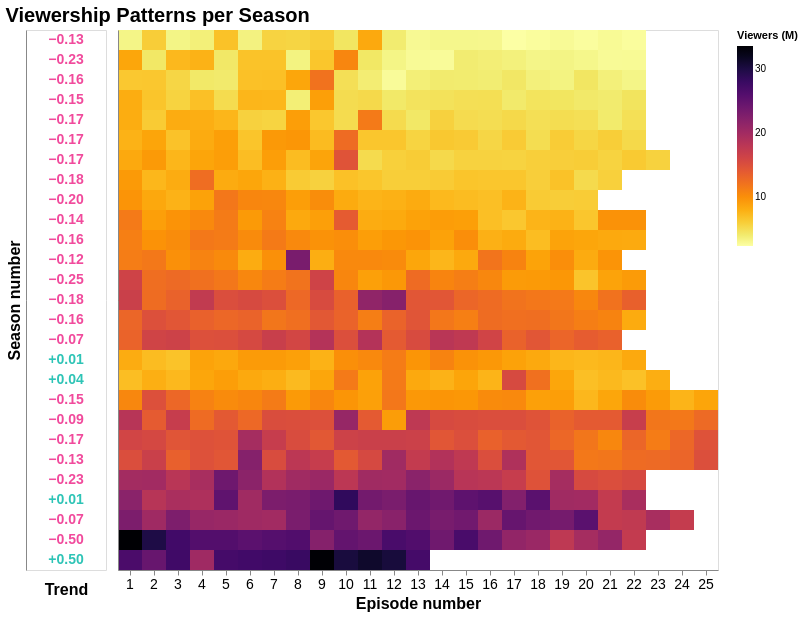

The notebook cell this image was saved under:
### Markdown cell above
**Design Decisions:**
- **Heatmap and line chart combination:** While heatmaps are good at revealing local maximums, people may have difficulties to visually calculate a rate of change across a color gradient. Moreover, I found that the general pattern is not directly clear. To help the user, a linear regression slope column explicitly displays alongside the data, providing a definitive, quantitative answer for whether a season historically gained or lost viewers throughout its run. The trend indicator represents the average change in viewers per episode across a given season.
- **Double level of analysis:** The composite layout bridges two levels of analysis. The heatmap provides the "Micro" view (episode-to-episode volatility), while the trend column provides the "Macro" view (audience trajectory).
- **Diverging color code:**  In the trend, teal is used for positive growth, pink for decrease, allowing for quick scanning to identify seasons with strong audience retention.

### Code cell
unique_trend_df = df[['season', 'trend_slope']].drop_duplicates(subset=['season'])

trend_chart = alt.Chart(unique_trend_df).mark_text(fontWeight='bold', align='center', fontSize=14).encode(
    y=alt.Y('season:O', sort='descending', title='Season number', axis=alt.Axis(ticks=False, labels=False)), 
    x=alt.X('dummy:O', title='Trend', axis=alt.Axis(
        labels=True,              
        labelColor='transparent', 
        ticks=True,               
        tickColor='transparent',  
        domain=False              
    )),
    text=alt.Text('trend_slope:Q', format='+.2f'), 
    color=alt.condition(
        alt.datum.trend_slope > 0,
        alt.value("#2ec4b6"), 
        alt.value("#F14A9C")  
    ),
    tooltip=[
        alt.Tooltip('trend_slope:Q', title='Total Viewers Changed', format='+.2f')
    ]
).transform_calculate(
    dummy="' '" 
).properties(
    height=alt.Step(20),
    width=80
)

chart5 = alt.Chart(df).mark_rect().encode(
    x=alt.X('number_in_season:O', title='Episode number', axis=alt.Axis(labelAngle=0)),
    y=alt.Y('season:O', title=None, axis=alt.Axis(labels=False, ticks=False), sort='descending'),
    color=alt.Color('us_viewers_in_millions:Q', title='Viewers (M)', scale=alt.Scale(scheme='inferno', reverse=True)),
    tooltip=['season:N', 'number_in_season:Q', 'us_viewers_in_millions:Q', 'title:N']
).properties(
    height=alt.Step(20),
    width=600
)

final_heatmap = alt.hconcat(trend_chart, chart5, spacing=10).properties(
    title="Viewership Patterns per Season"
).configure_axis(
    labelFontSize=14,
    titleFontSize=16
).configure_title(
    fontSize=20
)

final_heatmap

### Figure 1 — Vega-Lite specification as saved in the notebook (floating-point values rounded to 4 significant figures; data arrays with more than 128 entries replaced by an {"elided": "..."} marker saying what was removed)
{"view": {"stroke": "transparent"}, "range": {"category": ["#009DDC", "#F05E23", "#F14A9C", "#D1B271", "#4C76B6"], "heatmap": ["#009DDC", "#FFFFFF", "#F14A9C"]}, "title": "Viewership Patterns per Season", "axis": {"labelColor": "#333333", "titleColor": "#F14A9C", "gridColor": "#D0D0D0"}, "hconcat": [{"data": {"name": "data-ed9c70d74dd61cd863da6e2410d9578a"}, "mark": {"type": "text", "align": "center", "fontSize": 14, "fontWeight": "bold"}, "encoding": {"color": {"condition": {"test": "(datum.trend_slope > 0)", "value": "#2ec4b6"}, "value": "#F14A9C"}, "text": {"field": "trend_slope", "format": "+.2f", "type": "quantitative"}, "tooltip": [{"field": "trend_slope", "format": "+.2f", "title": "Total Viewers Changed", "type": "quantitative"}], "x": {"axis": {"domain": false, "labelColor": "transparent", "labels": true, "tickColor": "transparent", "ticks": true}, "field": "dummy", "title": "Trend", "type": "ordinal"}, "y": {"axis": {"labels": false, "ticks": false}, "field": "season", "sort": "descending", "title": "Season number", "type": "ordinal"}}, "height": {"step": 20}, "transform": [{"calculate": "' '", "as": "dummy"}], "width": 80}, {"data": {"name": "data-4687b6920a059db46d3859a54348e2a0"}, "mark": {"type": "rect"}, "encoding": {"color": {"field": "us_viewers_in_millions", "scale": {"reverse": true, "scheme": "inferno"}, "title": "Viewers (M)", "type": "quantitative"}, "tooltip": [{"field": "season", "type": "nominal"}, {"field": "number_in_season", "type": "ordinal"}, {"field": "us_viewers_in_millions", "type": "quantitative"}, {"field": "title", "type": "nominal"}], "x": {"axis": {"labelAngle": 0}, "field": "number_in_season", "title": "Episode number", "type": "ordinal"}, "y": {"axis": {"labels": false, "ticks": false}, "field": "season", "sort": "descending", "title": null, "type": "ordinal"}}, "height": {"step": 20}, "width": 600}], "config": {"axis": {"labelFontSize": 14, "titleFontSize": 16}, "title": {"fontSize": 20}}, "spacing": 10, "$schema": "https://vega.github.io/schema/vega-lite/v6.1.0.json", "datasets": {"data-ed9c70d74dd61cd863da6e2410d9578a": [{"season": 1, "trend_slope": 0.4967}, {"season": 2, "trend_slope": -0.4994}, {"season": 3, "trend_slope": -0.06852}, {"season": 4, "trend_slope": 0.008752}, {"season": 5, "trend_slope": -0.2291}, {"season": 6, "trend_slope": -0.1333}, {"season": 7, "trend_slope": -0.1745}, {"season": 8, "trend_slope": -0.09199}, {"season": 9, "trend_slope": -0.1532}, {"season": 10, "trend_slope": 0.03665}, {"season": 11, "trend_slope": 0.0115}, {"season": 12, "trend_slope": -0.07091}, {"season": 13, "trend_slope": -0.1593}, {"season": 14, "trend_slope": -0.177}, {"season": 15, "trend_slope": -0.2494}, {"season": 16, "trend_slope": -0.1191}, {"season": 17, "trend_slope": -0.1591}, {"season": 18, "trend_slope": -0.1371}, {"season": 19, "trend_slope": -0.1985}, {"season": 20, "trend_slope": -0.1776}, {"season": 21, "trend_slope": -0.1711}, {"season": 22, "trend_slope": -0.1664}, {"season": 23, "trend_slope": -0.166}, {"season": 24, "trend_slope": -0.1514}, {"season": 25, "trend_slope": -0.1591}, {"season": 26, "trend_slope": -0.2259}, {"season": 27, "trend_slope": -0.1326}], "data-4687b6920a059db46d3859a54348e2a0": {"elided": "596 records"}}}
